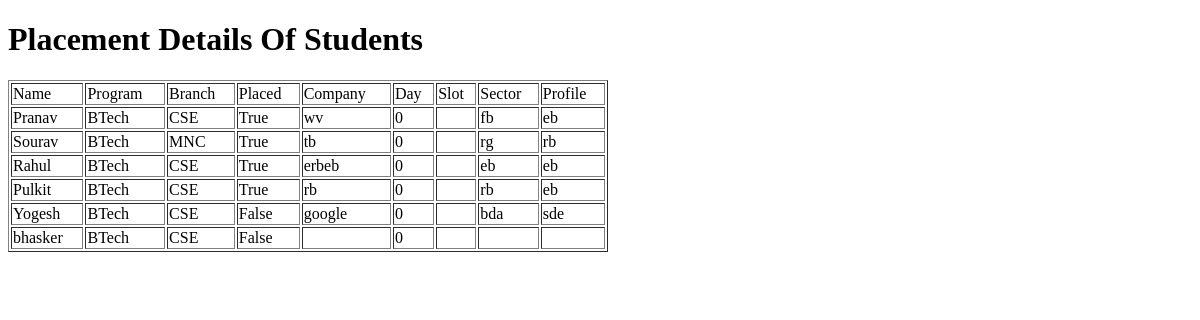
Page /showStudent on the earlier database version.
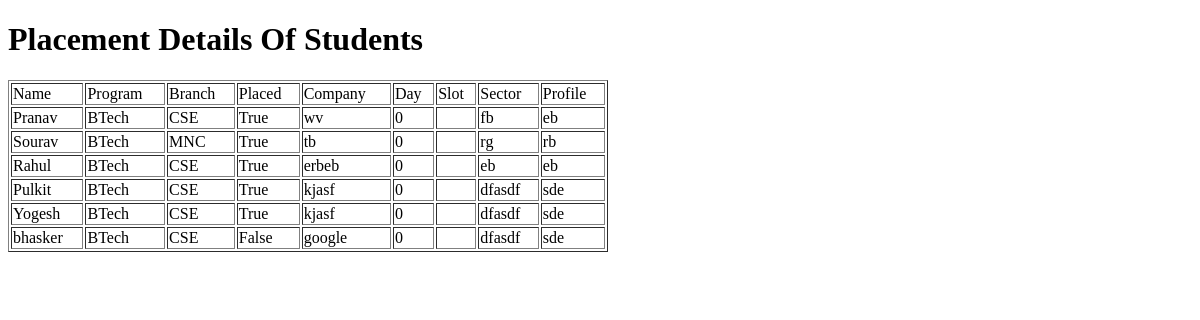
Same page on the later database version.
### home/models.py (models this page shows, shortened)
class Student(models.Model):
	name = models.CharField(max_length=200)
	PROGRAM_CHOICES = [
        ('BTech', 'Bachelor of Technology'),
        ('BDes', 'Bachelor of Design'),
        ('MTech', 'Master of Technology'),
        ('MDes', 'Master of Design'),
    ]
	programs = models.CharField(
		max_length=5,
        choices=PROGRAM_CHOICES,
        default='BTech',
	)
	day=models.IntegerField(validators=[MaxValueValidator(10),MinValueValidator(0)],default=0)
	branch = models.ForeignKey(Branch,on_delete=models.CASCADE)
	company = models.CharField(max_length=100, blank=True)
	placed = models.BooleanField(default=False)
	sector = models.CharField(max_length=100, blank=True)
	profile = models.CharField(max_length=100, blank=True)
	SLOT_CHOICES = [
        ('S1', 'Slot 1'),
        ('S2', 'Slot 2'),
        ('S3', 'Slot 3'),
    ]
	slot = models.CharField(
		max_length=2,
        choices=SLOT_CHOICES,
        blank=True
	)

class Branch(models.Model):
	branchName = models.CharField(
		max_length=50,
		choices=BRANCH_CHOICES,
		default='CSE'
		)
	num = models.IntegerField(default=0,validators=[MinValueValidator(0)])
	def __str__(self):
		return self.branchName

### home/views.py (the view)
# urls.py: path('showStudent',views.showStudent, name='showStudent'),
def showStudent(request):
	allstudents=Student.objects.all()
	context={'allstudents':allstudents}
	return render(request,'home/showStudent.html',context)

### home/templates/home/showStudent.html (shortened to what this page needs)
<!DOCTYPE html>
<html>
<head>
</head>
<body>
	<h1>Placement Details Of Students</h1>
<table border="1" width="600">
<tr>
<td>Name</td>
<td>Program</td>
<td>Branch</td>
<td>Placed</td>
<td>Company</td>
<td>Day</td>
<td>Slot</td>
<td>Sector</td>
<td>Profile</td>
</tr>
{% for student in allstudents %}
<tr>
<td> {{ student.name }}</td>
<td> {{ student.programs }}</td>
<td> {{ student.branch }}</td>
<td> {{ student.placed }}</td>
<td> {{ student.company }}</td>
<td> {{ student.day }}</td>
<td> {{ student.slot }}</td>
<td> {{ student.sector}}</td>
<td> {{ student.profile }}</td>
</tr>
{% endfor %}
</table>
</body>

Differences in the rows shown:
changed Student "Pulkit": company "rb" → "kjasf"; sector "rb" → "dfasdf"; profile "eb" → "sde"
changed Student "Yogesh": placed "False" → "True"; company "google" → "kjasf"; sector "bda" → "dfasdf"
changed Student "bhasker": company (not shown) → "google"; sector (not shown) → "dfasdf"; profile (not shown) → "sde"
